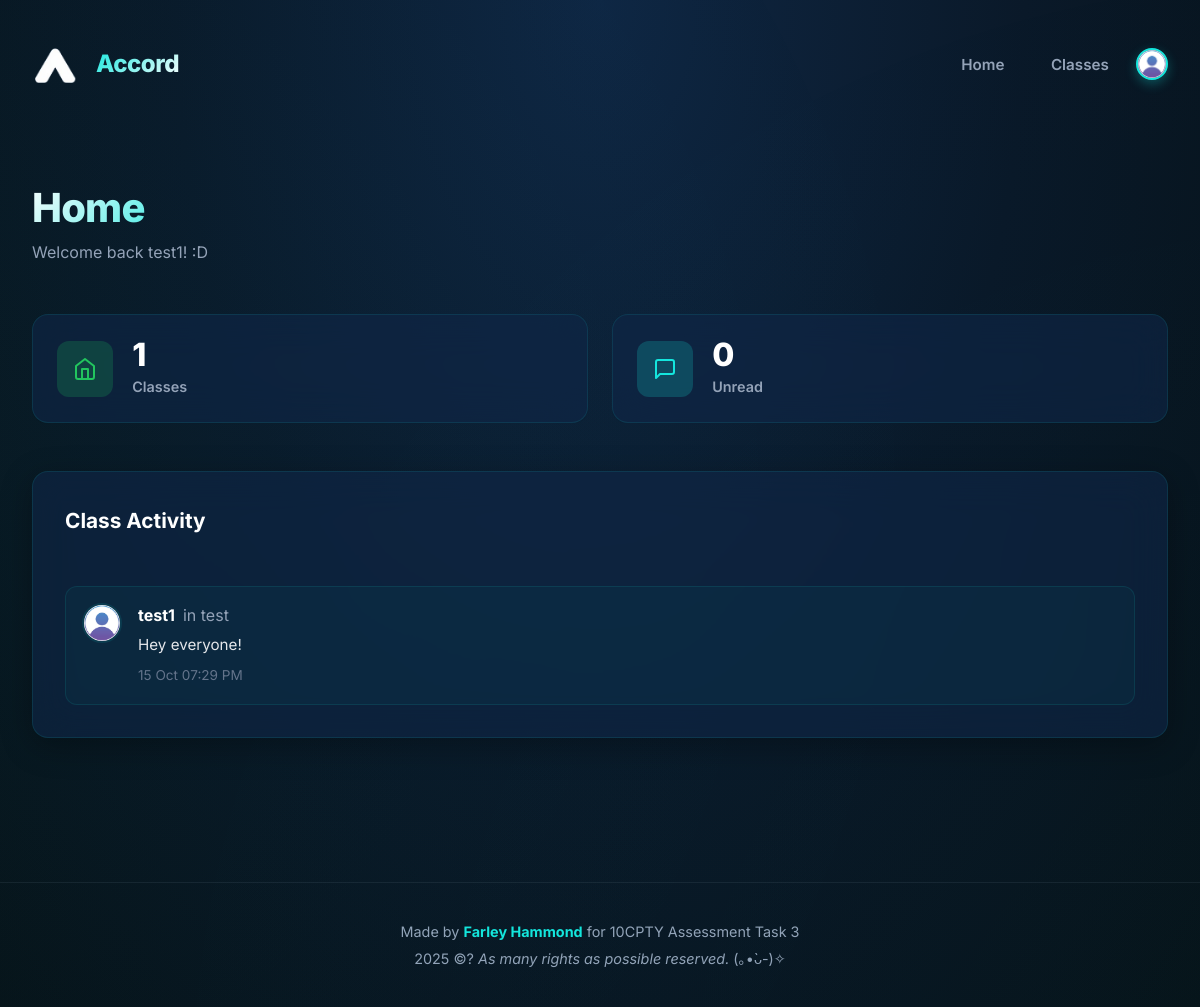
/dashboard (signed in), run on the app's committed database.
### tables this page shows
CREATE TABLE users (
        userID INTEGER PRIMARY KEY AUTOINCREMENT,
        name TEXT NOT NULL,
        email TEXT UNIQUE NOT NULL,
        password TEXT NOT NULL,
        role TEXT NOT NULL CHECK(role IN ('teacher','student')),
        avatar TEXT
    );

CREATE TABLE class_messages (
        messageID INTEGER PRIMARY KEY AUTOINCREMENT,
        classID INTEGER NOT NULL,
        senderID INTEGER NOT NULL,
        content TEXT,
        imageURL TEXT,
        timestamp DATETIME DEFAULT CURRENT_TIMESTAMP,
        FOREIGN KEY (classID) REFERENCES classes(classID),
        FOREIGN KEY (senderID) REFERENCES users(userID)
    );

CREATE TABLE classes (
        classID INTEGER PRIMARY KEY AUTOINCREMENT,
        className TEXT NOT NULL,
        code TEXT UNIQUE NOT NULL,
        teacherID INTEGER NOT NULL,
        description TEXT,
        FOREIGN KEY (teacherID) REFERENCES users(userID)
    );

### main.py (the view)
@app.route("/dashboard")
def dashboard():
    user = logged_in_user()
    if not user:
        flash("Please log in", "warning")
        return redirect(url_for("login"))
    classes = db.list_classes_for_user(user["id"], user["role"])
    if user["role"] == "student":
        upcoming_assignments = db.get_upcoming_assignments_for_student(user["id"], 10)
    else:
        upcoming_assignments = db.get_recent_assignments_for_teacher(user["id"], 10)
    recent_messages = db.get_threads_for_user(user["id"])
    class_messages = db.get_recent_class_messages_for_user(user["id"], user["role"], 10)
    return render_template("dashboard.html",
                          user=user,
                          classes=classes,
                          upcoming_assignments=upcoming_assignments,
                          recent_messages=recent_messages,
                          class_messages=class_messages)

### database_manager.py (called while the page is built)
def format_sydney_time(dt_string):
    if not dt_string:
        return ""
    try:
        utc_dt = datetime.strptime(dt_string, '%Y-%m-%d %H:%M:%S')
        utc_dt = pytz.utc.localize(utc_dt)
        sydney_dt = utc_dt.astimezone(SYDNEY_TZ)
        return sydney_dt.strftime('%d %b %I:%M %p')
    except:
        return dt_string

def get_connection():
    con = sql.connect(DB_PATH)
    con.execute("PRAGMA foreign_keys = ON;")
    return con

def list_classes_for_user(userID, role):
    con = get_connection()
    cur = con.cursor()
    if role == "teacher":
        cur.execute("SELECT * FROM classes WHERE teacherID = ?", (userID,))
    else:
        cur.execute("""
            SELECT c.* FROM classes c
            JOIN enrollments e ON c.classID = e.classID
            WHERE e.studentID = ?
        """, (userID,))
    classes = cur.fetchall()
    con.close()
    return classes

def get_unread_message_count(userID):
    con = get_connection()
    cur = con.cursor()
    cur.execute("""
        SELECT COUNT(*)
        FROM dm_messages m
        JOIN dm_participants p ON m.threadID = p.threadID
        WHERE p.userID = ?
        AND m.senderID != ?
        AND m.timestamp > COALESCE(p.lastRead, '1970-01-01')
    """, (userID, userID))
    count = cur.fetchone()[0]
    con.close()
    return count

### main.py (called while the page is built)
def logged_in_user():
    return session.get("user")

@app.context_processor
def inject_unread_count():
    user = logged_in_user()
    if user:
        unread_count = db.get_unread_message_count(user["id"])
        return dict(unread_count=unread_count)
    return dict(unread_count=0)

@app.template_filter('sydney_time')
def sydney_time_filter(dt_string):
    return db.format_sydney_time(dt_string)

@app.context_processor # for timezone in foorter
def inject_unread_count():
    user = logged_in_user()
    now = datetime.now(pytz.timezone('Australia/Sydney'))
    if user:
        unread_count = db.get_unread_message_count(user["id"])
        return dict(unread_count=unread_count, now=now)
    return dict(unread_count=0, now=now)

### templates/dashboard.html (shortened to what this page needs)
{% extends "layout.html" %}
{% block content %}
<div class="page">
  <div class="page-header">
    <div>
      <h1>Home</h1>
      <p class="muted">Welcome back {{ user.name }}! :D</p>
    </div>
  </div>
  <div class="dashboard-grid">
    <div class="dashboard-stats">
      <div class="stat-card">
        <div class="stat-icon classes">
          <svg xmlns="http://www.w3.org/2000/svg" width="24" height="24" viewBox="0 0 24 24" fill="none" stroke="currentColor" stroke-width="2" stroke-linecap="round" stroke-linejoin="round"><path d="M3 9l9-7 9 7v11a2 2 0 0 1-2 2H5a2 2 0 0 1-2-2z"></path><polyline points="9 22 9 12 15 12 15 22"></polyline></svg>
        </div>
        <div class="stat-content">
          <div class="stat-value">{{ classes|length }}</div>
          <div class="stat-label">Classes</div>
        </div>
      </div>
      <div class="stat-card">
        <div class="stat-icon messages">
          <svg xmlns="http://www.w3.org/2000/svg" width="24" height="24" viewBox="0 0 24 24" fill="none" stroke="currentColor" stroke-width="2" stroke-linecap="round" stroke-linejoin="round"><path d="M21 15a2 2 0 0 1-2 2H7l-4 4V5a2 2 0 0 1 2-2h14a2 2 0 0 1 2 2z"></path></svg>
        </div>
        <div class="stat-content">
          <div class="stat-value">{{ unread_count }}</div>
          <div class="stat-label">Unread</div>
        </div>
      </div>
    </div>
    {% if class_messages %}
    <div class="card dashboard-card">
      <div class="card-header">
        <h3>
          Class Activity
        </h3>
      </div>
      <div class="activity-list">
        {% for msg in class_messages[:5] %}
        <div class="activity-item">
          <img class="activity-avatar" src="{{ msg[6] or url_for('static', filename='images/default_avatar.png') }}" alt="User" />
          <div class="activity-content">
            <div class="activity-header">
              <strong>{{ msg[5] }}</strong>
              <span class="muted">in {{ msg[8] }}</span>
            </div>
            <p class="activity-text">{{ msg[3][:80] if msg[3] else 'Posted an image' }}{% if msg[3] and msg[3]|length > 80 %}...{% endif %}</p>
            <span class="activity-time">{{ msg[4]|sydney_time }}</span>
          </div>
        </div>
        {% endfor %}
      </div>
    </div>
    {% endif %}
{% endblock %}

### data on the page
users: name "test1"
class_messages: name "test1", className "test", content "Hey everyone!", timestamp "15 Oct 07:29 PM"

### other printed values
{{ classes|length }} "1"
{{ unread_count }} "0"
{{ now.year }} "2025"
